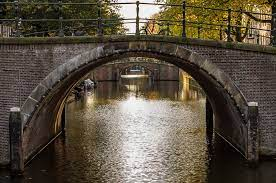
#> input picture 2.jpg, 276 x 183 px
$ python code.py
#> lines starting #> are read from the running program, lines starting #| are printed output that depends on the picture; after the words box and inside, x2 and y2 are one past the last pixel; in counts of white or black regions, pixels touching at a corner belong together
import cv2
import numpy as np

def empty(a):
    pass


path = '2.jpg'
cv2.namedWindow("TrackBars")
cv2.resizeWindow("TrackBars",640,240)
cv2.createTrackbar("Hue Min","TrackBars",0,179,empty)
cv2.createTrackbar("Hue Max","TrackBars",116,179,empty)
cv2.createTrackbar("Sat Min","TrackBars",0,255,empty)
cv2.createTrackbar("Sat Max","TrackBars",201,255,empty)
cv2.createTrackbar("Val Min","TrackBars",157,255,empty)
cv2.createTrackbar("Val Max","TrackBars",255,255,empty)

while True:
    img = cv2.imread(path)
#> img is the input picture: shape (183, 276, 3); mean B, G, R 65.3, 80.1, 90
    imgHSV = cv2.cvtColor(img,cv2.COLOR_BGR2HSV)
#> imgHSV: shape (183, 276, 3); mean H, S, V 22.2, 93.4, 90.1
    h_min = cv2.getTrackbarPos("Hue Min","TrackBars")
    h_max = cv2.getTrackbarPos("Hue Max", "TrackBars")
    s_min = cv2.getTrackbarPos("Sat Min", "TrackBars")
    s_max = cv2.getTrackbarPos("Sat Max", "TrackBars")
    v_min = cv2.getTrackbarPos("Val Min", "TrackBars")
    v_max = cv2.getTrackbarPos("Val Max", "TrackBars")
    print(h_min,h_max,s_min,s_max,v_min,v_max)
    lower = np.array([h_min,s_min,v_min])
    upper = np.array([h_max,s_max,v_max])
    mask = cv2.inRange(imgHSV,lower,upper)
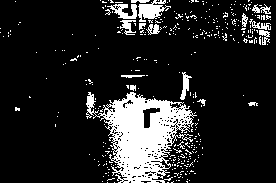
#> mask: shape (183, 276); 14.6% white; 348 white regions (331 under 20 px), largest, box (x1, y1, x2, y2) and area: (86, 92, 197, 183) 4922, (138, 0, 171, 22) 372, (107, 4, 137, 19) 237
    imgResult = cv2.bitwise_and(img,img,mask=mask)
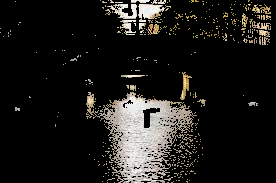
#> imgResult: shape (183, 276, 3); mean B, G, R 25.3, 27.6, 29

    cv2.imshow("Track Images", imgResult)
    cv2.imshow("Original Images", img)

    cv2.waitKey(1)

$ run again, with 1.jpg copied over 2.jpg
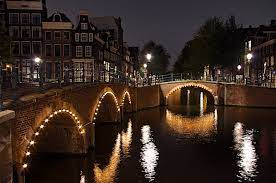
#> input picture 1.jpg, 276 x 183 px
#> img is the input picture: shape (183, 276, 3); mean B, G, R 34.7, 41.9, 57.1
#> imgHSV: shape (183, 276, 3); mean H, S, V 48.7, 126.4, 57.6
#> `mask = cv2.inRange(imgHSV,lower,upper)`:
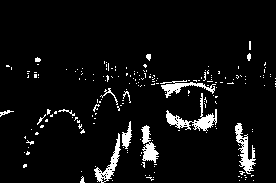
#> mask: shape (183, 276); 5.8% white; 195 white regions (179 under 20 px), largest, box (x1, y1, x2, y2) and area: (166, 93, 217, 131) 514, (235, 123, 256, 174) 420, (94, 133, 121, 183) 347
#> `imgResult = cv2.bitwise_and(img,img,mask=mask)`:
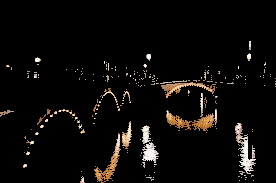
#> imgResult: shape (183, 276, 3); mean B, G, R 8.3, 10.1, 12
